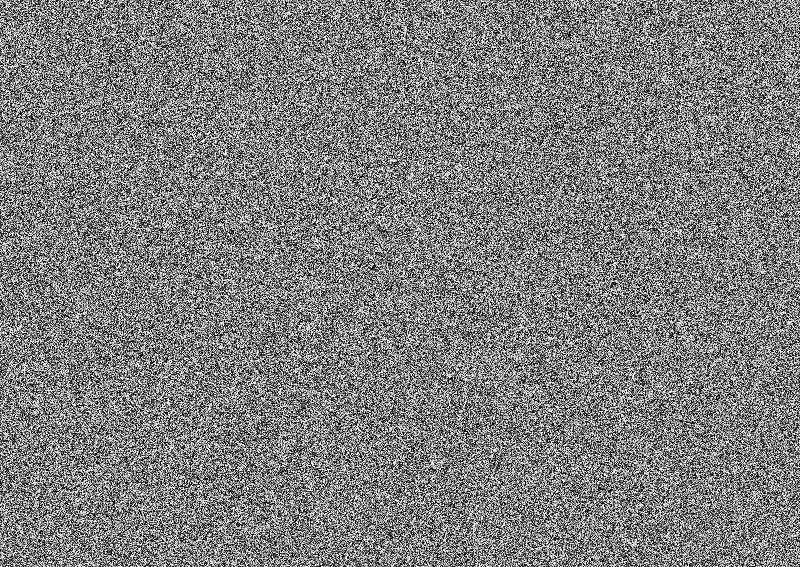
#> input picture image_1.png, 800 x 567 px; the run also reads 1 picture not shown here
$ jupyter execute 'Fast ICA.ipynb'
#> lines starting #> are read from the running program, lines starting #| are printed output that depends on the picture
[cell 1]
#Importing required libraries
import numpy as np
import pandas as pd
from matplotlib import pyplot as plt
from matplotlib import cm
import scipy.io
import cv2

[cell 2]
r1_path = 'image_1.png'
r2_path = 'image_2.png'

#Reading the images using OpenCV
r1_im = cv2.imread(r1_path, cv2.IMREAD_GRAYSCALE)
#> r1_im is the input picture: shape (567, 800); min 0, max 255, mean 126.7
r2_im = cv2.imread(r2_path, cv2.IMREAD_GRAYSCALE)

#Converting the images to arrays and finding their resolution
r1_arr = np.array(r1_im)
im_h = r1_arr.shape[0]
#> im_h = 567
im_w = r1_arr.shape[1]
#> im_w = 800
r2_arr = np.array(r2_im)

#Flattening the images and finding their means
r1_vect = r1_arr.flatten()
r1_mean = np.mean(r1_vect)
#> r1_mean = 126.7
r2_vect = r2_arr.flatten()
r2_mean = np.mean(r2_vect)
#> r2_mean = 125

#Centering the images
r1_cent = r1_vect - r1_mean
r2_cent = r2_vect - r2_mean

#Taking the first pixels from both images to find W
x_cent = np.vstack((r1_cent[0], r2_cent[0]))
#> x_cent = [4.32, 3.96]

#Calculating the covariance of x
cov = np.array([[np.mean(np.power(r1_cent, 2)), np.mean(np.multiply(r1_cent, r2_cent))],
               [np.mean(np.multiply(r2_cent, r1_cent)), np.mean(np.power(r2_cent, 2))]])
#> cov = [[5310.1, 5203.2], [5203.2, 5099.9]]

#Whitening x
U, S, _ = np.linalg.svd(cov)
#> U = [[-0.714, -0.7], [-0.7, 0.714]]; S = [10409.3, 0.724]
whiten = U @ np.diag(np.power(S, -1/2)) @ U.T
#> whiten = [[0.581, -0.583], [-0.583, 0.604]]
x_whiten = whiten @ x_cent
#> x_whiten = [0.205, -0.127]

[cell 3]
#Defining g1 and g1'
def g1(a, x):
    return np.tanh(a*x)

def g1_prime(a, x):
    return a*np.power(np.cosh(a*x),-2)

[cell 4]
#Defining the fast ICA algorithm
def fast_ICA(a, x, epsilon = 0.0001, iterations = 10000):
#> called with a = 1.75, x = array of shape (2, 1), epsilon = 0.0001, iterations = 10000
    converged = False
    iteration = 0

    #Random starting point for w
    w_cur = np.random.uniform(0, 1000, (2, 1))

    while not converged and iteration < iterations:
        w_prev = w_cur

        #Calculating new w
        w_new = np.mean(np.dot(x, g1(a, w_cur.T @ x).T)) - np.dot(np.mean(g1_prime(a, w_cur.T @ x).T), w_cur)

        #Normalizing w
        w_cur = w_new/np.linalg.norm(w_new)

        #If converged
        if (np.absolute(w_cur - w_prev)).all() < epsilon:
            converged = True
        iteration += 1
#> this loop made 10000 passes
#> (w_prev, w_new, w_cur) on passes 2 to 4: ([0.707, 0.707], [-1.22, -1.22], [-0.707, -0.707]), ([-0.707, -0.707], [1.22, 1.22], [0.707, 0.707]), ([0.707, 0.707], [-1.22, -1.22], [-0.707, -0.707])
#> after the loop, iteration = 10000

    #Generating an orthogonal w as the second mixing vector
    w_cur2 = np.array([[0, -1], [1, 0]]) @ w_cur
#> w_cur2 = [0.707, -0.707]
    return w_cur, w_cur2

[cell 5]
w, w2 = fast_ICA(1.75, x_whiten)
#> w = [-0.707, -0.707]; w2 = [0.707, -0.707]

[cell 6]
#Reconstructing the signals
s1 = w[0] * r1_cent + w[1] * r2_cent
s2 = w2[0] * r1_cent + w2[1] * r2_cent

[cell 7]
#Reshaping them into image format
img1 = np.reshape(s1, (im_h, im_w))
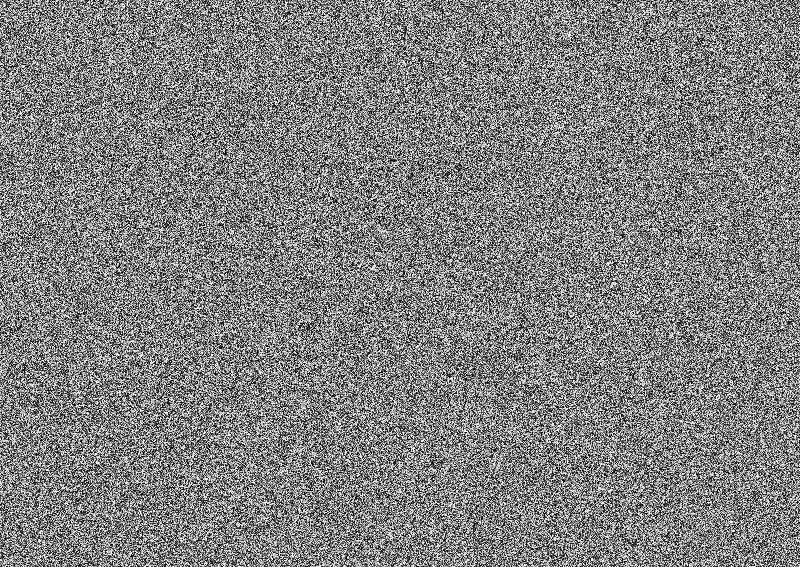
#> img1: shape (567, 800) float64; min -182.6, max 178, mean 0; drawn with min black and max white
img2 = np.reshape(s2, (im_h, im_w))
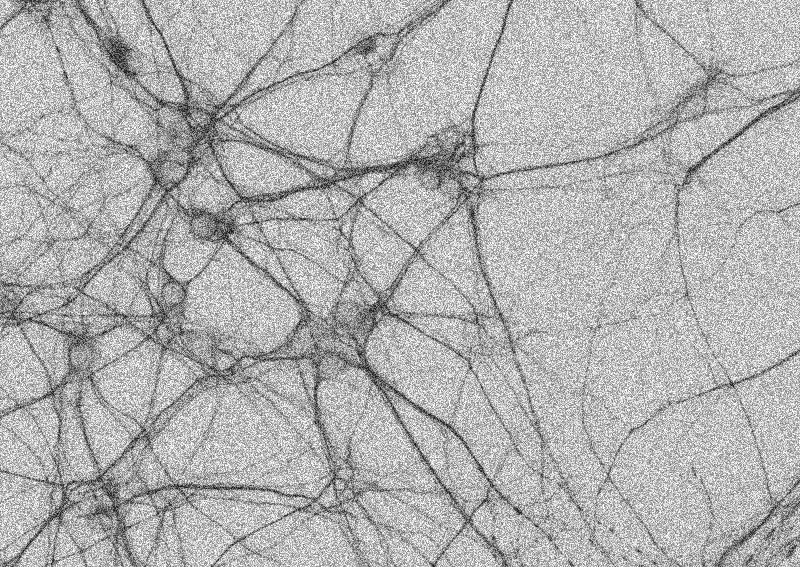
#> img2: shape (567, 800) float64; min -5.4, max 2.38, mean -1e-15; drawn with min black and max white
